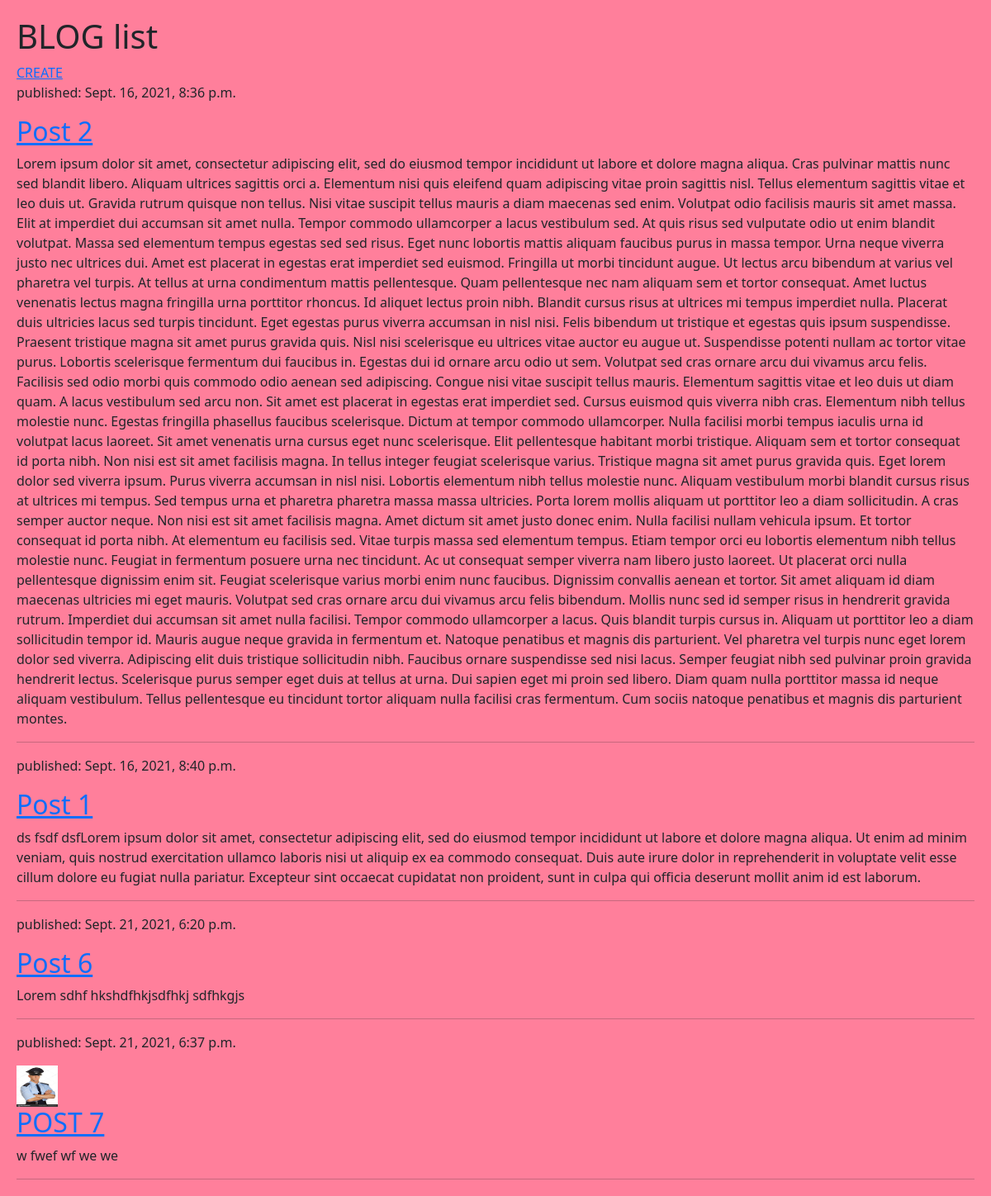
The page / on the database its author committed.
### blog/models.py (models this page shows, shortened)
class Post(models.Model):
    author = models.ForeignKey('auth.User', on_delete=models.DO_NOTHING)
    title = models.CharField(max_length=200, null=False)
    text = models.TextField(null=False)
    create_date = models.DateTimeField(default=timezone.now)
    publish_date = models.DateTimeField(null=True)
    image = models.ImageField(upload_to='images', blank=True)

### blog/views.py (the view)
# urls.py: url(r'^$', views.post_list, name='post_list'),
def post_list(request):
    posts = Post.objects.filter(publish_date__lte=timezone.now()).order_by('publish_date')
    return render(request, 'blog/post_lists.html', {'posts':posts})

### blog/templates/blog/post_lists.html
{% extends 'blog/base.html' %}
{% block content %}
    {% for post in posts %}
        <div class="post">
            <div class="date">
                <p>published: {{ post.publish_date }}</p>
            </div>
            {% if post.image %}
            <img src="{{ post.image.url }}" alt="{{ post.title }}" width="50" height="50">
            {% endif %}
            <h2><a href="{% url 'post_detail' pk=post.pk %}">{{ post.title }}</a></h2>
            <p>{{ post.text }}</p>
            <hr>
        </div>
    {% endfor %}
{% endblock %}

### blog/static/blog/css/blog.css (style rules this page uses)
body { background-color: rgb(255, 127, 155); margin: 20px !important; }

### rows shown on the page
Post: publish_date "Sept. 16, 2021, 8:36 p.m.", title "Post 2", text "Lorem ipsum dolor sit amet, consectetur adipiscing elit, sed do eiusmod tempor incididunt ut labore et dolore magna aliqua. Cras pulvinar mattis nunc sed blandit libero. Aliquam ultrices sagittis orci a. Elementum nisi quis eleifend quam adipiscing vitae proin sagittis nisl. Tellus elementum sagittis vitae et leo duis ut. Gravida rutrum quisque non tellus. Nisi vitae suscipit tellus mauris a diam maecenas sed enim. Volutpat odio facilisis mauris sit amet massa. Elit at imperdiet dui accumsan sit amet nulla. Tempor commodo ullamcorper a lacus vestibulum sed. At quis risus sed vulputate odio ut enim blandit volutpat. Massa sed elementum tempus egestas sed sed risus. Eget nunc lobortis mattis…"
Post: publish_date "Sept. 16, 2021, 8:40 p.m.", title "Post 1", text "ds fsdf dsfLorem ipsum dolor sit amet, consectetur adipiscing elit, sed do eiusmod tempor incididunt ut labore et dolore magna aliqua. Ut enim ad minim veniam, quis nostrud exercitation ullamco laboris nisi ut aliquip ex ea commodo consequat. Duis aute irure dolor in reprehenderit in voluptate velit esse cillum dolore eu fugiat nulla pariatur. Excepteur sint occaecat cupidatat non proident, sunt in culpa qui officia deserunt mollit anim id est laborum."
Post: publish_date "Sept. 21, 2021, 6:20 p.m.", title "Post 6", text "Lorem sdhf hkshdfhkjsdfhkj sdfhkgjs"
Post: publish_date "Sept. 21, 2021, 6:37 p.m.", image (picture), title "POST 7", text "w fwef wf we we"
